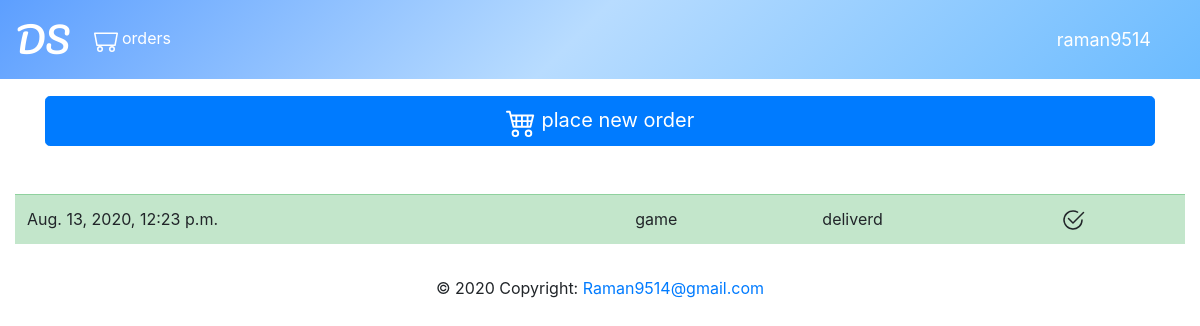
The page /order/myorder (signed in) on the database its author committed.
### order/models.py (models this page shows)
class Order(models.Model):
    user_id= models.ForeignKey(User,on_delete=models.CASCADE)
    u_name = models.CharField(max_length=50)
    u_phone_no = models.CharField(max_length=10)
    u_delivery_address = models.CharField(max_length=350)
    u_pincode=models.CharField(max_length=6)
    u_delivery_note = models.CharField(max_length=300 , blank=True)
    product_list = models.CharField(max_length=350)
    shop_address = models.CharField(max_length=350 )
    shop_pincode = models.CharField(max_length=6)
    order_date = models.DateTimeField(auto_now_add=True )
    order_pending = models.BooleanField(default=True)
    order_picked = models.BooleanField(default=False)
    order_delivered = models.BooleanField(default=False)
    order_cancelled = models.BooleanField(default=False)
    delivery_staff = models.CharField(max_length=20 , default="null" )

### order/views.py (the view)
# urls.py: path('myorder' , views.myorder,name='myorder'),
def myorder(request):
    if request.user.is_authenticated:
        current_user=request.user
        allorders = Order.objects.filter(user_id=current_user).order_by('order_date').reverse()
        return render(request, 'myorders.html',{'allorders':allorders})
    else:
        redirect('login')

### templates/myorders.html (shortened to what this page needs)
{% extends "basic.html" %}
{% block content %}
<div class="container " >
<a  href="{% url 'TakeOrder' %}" class="btn btn-primary btn-block btn-lg">
     place new order</a>
</div>
<div class="container-fluid pt-5 col-lg-12 col-sm-3 col-md-6">
<table class="table table-hover">
    <tbody>
   {% for order in allorders %}
         {% if order.order_pending %}
         <tr class="table-primary" >
      {% elif order.order_picked%}
      <tr class="table-alert" >
      {% elif order.order_delivered %}
      <tr class="table-success" >
      {% elif order.order_cancelled %}
      <tr class="table-danger" >
      {% endif %}
      <td > {{ order.order_date }} </td>
      <td > {{order.product_list | truncatechars:30}} </td>
       <td>
      {% if order.order_pending %}
         pending
      {% elif order.order_picked%}
            picked
      {% elif order.order_delivered %}
            deliverd
      {% elif order.order_cancelled %}
         canceled
      {% endif %}
         </td>
      <td>
      </td>
    </tr>
  </tbody>
{% endfor %}
</table>
</div>
{% endblock content %}

### templates/basic.html (shortened to what this page needs)
<!DOCTYPE html>
<html>
<head>
  <link rel="stylesheet" href="https://maxcdn.bootstrapcdn.com/bootstrap/4.4.1/css/bootstrap.min.css">
  <link rel="stylesheet" href="https://maxcdn.bootstrapcdn.com/bootstrap/4.5.0/css/bootstrap.min.css">
</head>
<body>
  <nav class="navbar navbar-expand-sm navbar-dark bg-dark fixed-top" style="background-image: linear-gradient(-225deg, #5D9FFF 0%, #B8DCFF 48%, #6BBBFF 100%);">
    <a class="navbar-brand" id='logo' href="{% url 'index'%}">DS</a>
    <ul class="navbar-nav  ">
      {% if user.is_authenticated %}
      <li class="nav-item active">
        <a class="nav-link" href="{% url 'myorder'%}">
          orders</a>
        </li>
   {% endif %}
      </ul>
      <div class="collapse navbar-collapse justify-content-end">
        <ul class="navbar-nav  ">
          <li class="nav-right mr-4">
                <a class="btn btn-link nav-link active" data-toggle="modal" data-target="#myModal" style="font-size:18px">
                  {{user.username|default:'GUEST'|truncatechars:20}}
                </a>
          </li>
     </ul>
    </div>
    </nav>
<br><br><br><br>
{% block content %}
 {% endblock %}
 <footer class="page-footer font-small blue bottom">
  <div class="footer-copyright text-center py-3">© 2020 Copyright:
    <a href="#">Raman9514@gmail.com</a>
  </div>
</footer>
</body>
</html>

### templates/basic.html (style rules this page uses)
* { box-sizing: border-box; }
#logo { font-family:'Pacifico', cursive; font-size: 35px; color: white; }

### rows shown on the page
Order: order_date "Aug. 13, 2020, 12:23 p.m.", product_list "game", order_pending "deliverd", order_cancelled False (drawn)

### other values the page prints
{{ user.username|default:'GUEST'|truncatechars:20 }} "raman9514"
